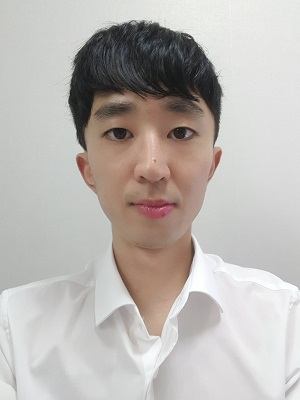
//> input picture pjt2/project1/backend/BeautyGAN/images/300400.jpg, 300 x 400 px, given in place of the camera
$ ./Line   (built with g++ and OpenCV 4)
//> lines starting //> are read from the running program, lines starting //| are printed output that depends on the picture; after the words box and inside, x2 and y2 are one past the last pixel; in counts of white or black regions, pixels touching at a corner belong together
#include <iostream>
#include <opencv2/opencv.hpp>
#include <string>
#include <mutex>

using namespace std;
using namespace cv;

double boundX = 0, boundY = 0;
double area = 0.0;
Point p, p1, p2;

char buf1[100];
char buf2[100];
char buf3[100];
int turn_flag = 0;
Mat gray;

queue<Mat> buffer1;
queue<Mat> buffer2;

mutex mu;

void output() {
	sprintf(buf1, "A:%.1f", area);
  sprintf(buf2, "W:%.1f H:%.1f", boundX, boundY);
	sprintf(buf3, "ANS : %d", turn_flag);
	putText(gray, buf1, p, cv::FONT_HERSHEY_SIMPLEX, 0.4, Scalar(0, 0, 0), 1, 1);
	putText(gray, buf2, p1, cv::FONT_HERSHEY_SIMPLEX, 0.4, Scalar(0, 0, 0), 1, 1);
  putText(gray, buf3, p2, cv::FONT_HERSHEY_SIMPLEX, 0.4, Scalar(0, 0, 0), 1, 1);
}

int main(int argc, char** argv) {

	VideoCapture Vid(0);

	if (!Vid.isOpened()) {
		cout << " break";
		return -1;
	}

	Mat img;
	while (1) {
		Vid >> img;
//> img is the input picture: 400 rows x 300 cols, CV_8UC3; mean B, G, R 178.2, 182, 187.3
    resize(img, img, Size(450, 450));
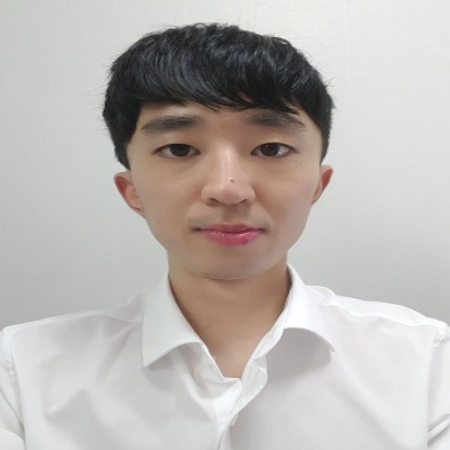
//> img: 450 rows x 450 cols, CV_8UC3; mean B, G, R 178.1, 181.9, 187.2

		cvtColor(img, gray, COLOR_BGR2GRAY);
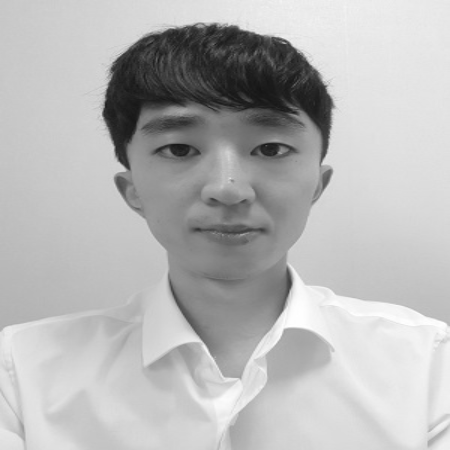
//> gray: 450 rows x 450 cols, CV_8UC1; min 20, max 255, mean 183

		threshold(gray, gray, 153, 255, cv::THRESH_BINARY_INV);
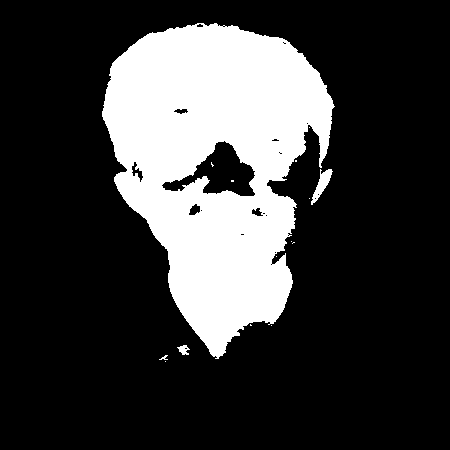
//> gray: 450 rows x 450 cols, CV_8UC1; 23.2% white; 15 white regions (11 under 20 px)
		inRange(gray, Scalar(215, 215, 215), Scalar(255, 255, 255), gray);

		vector<vector<cv::Point>> contours;
		findContours(gray, contours, cv::RETR_EXTERNAL, cv::CHAIN_APPROX_NONE);
//> contours = 13 contours, 10 with area under 20; largest, box (x1, y1, x2, y2) and area: (102, 23, 335, 359) 48744, (311, 169, 333, 205) 254, (177, 345, 190, 355) 60

		vector<Moments> mu(contours.size());
//> mu = 13 items
		vector<Point2d> mc(contours.size());
		vector<Rect> boundRect(contours.size());
		vector<vector<Point>> contours_poly(contours.size());
//> contours_poly = 13 empty contours

		for (int i = 0; i < contours.size(); i++) {
			mu[i] = moments(contours[i], false);
			mc[i] = Point2d(mu[i].m10 / mu[i].m00, mu[i].m01 / mu[i].m00);

			approxPolyDP(Mat(contours[i]), contours_poly[i], 3, true);
			boundRect[i] = boundingRect(Mat(contours_poly[i]));


			// [4 lines of commented-out code are left out]

			area = contourArea(contours[i]);
			boundX = boundRect[i].width;
			boundY = boundRect[i].height;

			if (area > 3) {

				circle(gray, mc[i], 1.5, Scalar(255, 0, 255), -1, 8, 0);
				rectangle(gray, boundRect[i].tl(), boundRect[i].br(), Scalar(0, 0, 0), 1, 8, 0);

				p = mc[i];
				p1 = mc[i];
        p2 = mc[i];
				p.x += 3; p.y += 3;
				p1.x += 3; p1.y += 9;
        p2.x += 3; p2.y += 18;

				char buf1[100];
				char buf2[100];
        char buf3[100];

				if (200 < boundX && boundX < 250) {
					turn_flag = 1;
					output();
				}
				else if ((260 < boundX && boundX < 440)) {
					turn_flag = 2;
					output();
				}
				else if ((450 <= boundX)) {
					turn_flag = 3;
					output();
				}
				else {
					turn_flag = 0;
          output();
				}
			}
		}
//> this loop made 13 passes
//> (area, boundX, boundY, buf1 in output, buf2 in output) on passes 3, 10, 13: (59.5, 12, 10, "A:59.5", "W:12.0 H:10.0"), (253.5, 21, 36, "A:253.5", "W:21.0 H:36.0"), (48744, 233, 336, "A:48744.0", "W:233.0 H:336.0")
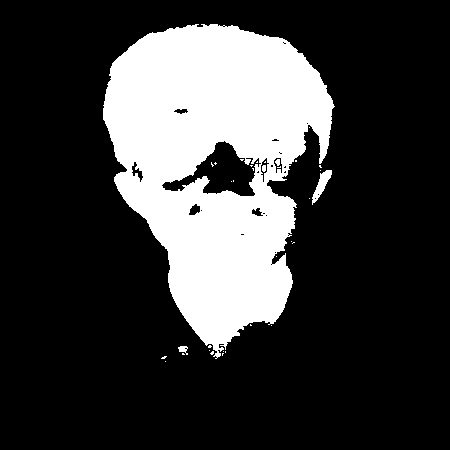
//> gray: 450 rows x 450 cols, CV_8UC1; 23.1% white; 34 white regions (29 under 20 px), largest, box (x1, y1, x2, y2) and area: (103, 24, 335, 359) 46234, (312, 170, 332, 205) 270, (178, 346, 188, 355) 53, (275, 159, 280, 166) 26, (262, 165, 266, 172) 25

		imshow("sadf", gray);

		if (waitKey(1) == 27) {
//> the Esc key is pressed
			break;
		}
	}

	return 0;
}

$ run again, on pjt2/project1/backend/BeautyGAN/images/spring.jpg
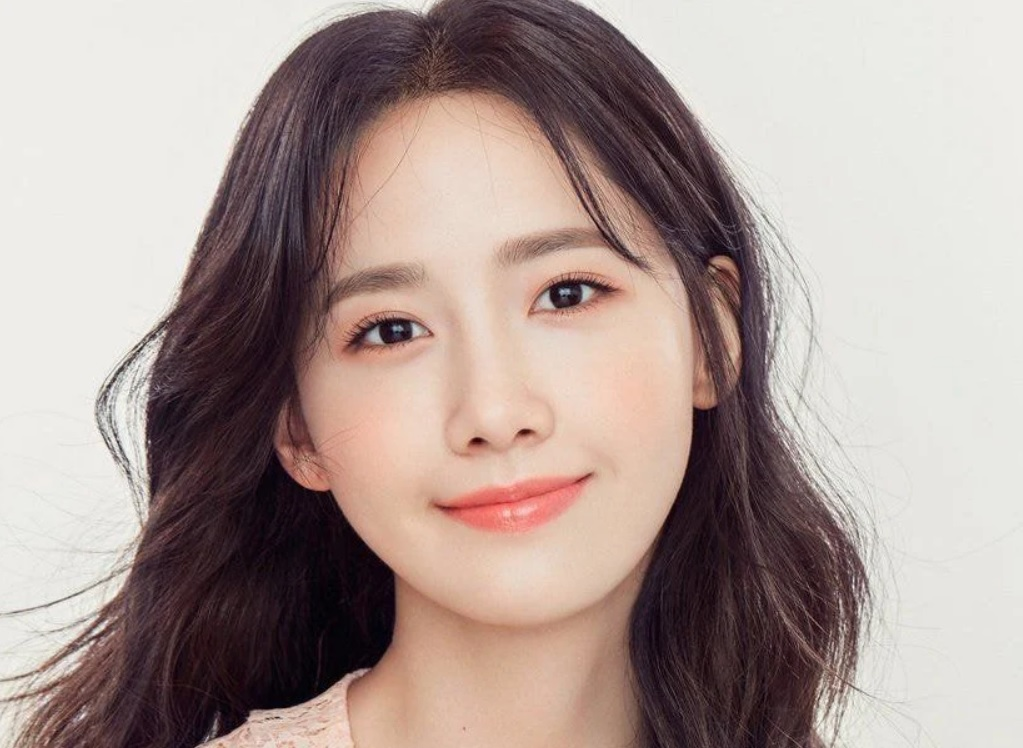
//> input picture pjt2/project1/backend/BeautyGAN/images/spring.jpg, 1023 x 748 px, given in place of the camera
//> img is the input picture: 748 rows x 1023 cols, CV_8UC3; mean B, G, R 150.3, 155.4, 172
//> img: 450 rows x 450 cols, CV_8UC3
//> `threshold(gray, gray, 153, 255, cv::THRESH_BINARY_INV);`:
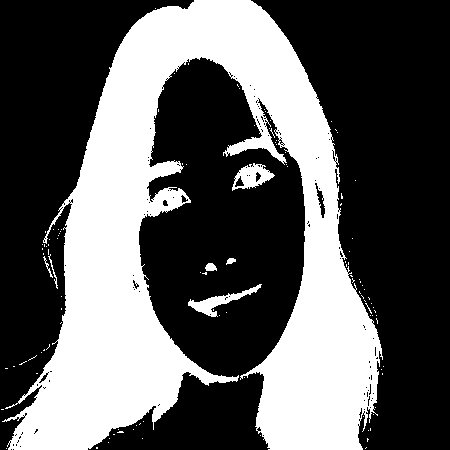
//> gray: 450 rows x 450 cols, CV_8UC1; 36.9% white; 113 white regions (106 under 20 px)
//> contours = 113 contours, 108 with area under 20; largest, box (x1, y1, x2, y2) and area: (2, 0, 383, 450) 71936, (232, 163, 275, 191) 634, (188, 284, 262, 317) 542, (205, 263, 217, 271) 59, (226, 258, 236, 265) 32
//> mu = 113 items
//> `vector<vector<Point>> contours_poly(contours.size());`: contours_poly = 113 empty contours
//> the loop `for (int i = 0; i < contours.size(); i++)` made 113 passes
//> (area, boundX, boundY, buf1 in output, buf2 in output) on passes 54, 62, 65, 92, 113: (542.5, 74, 33, "A:542.5", "W:74.0 H:33.0"), (59, 12, 8, "A:59.0", "W:12.0 H:8.0"), (31.5, 10, 7, "A:31.5", "W:10.0 H:7.0"), (634, 43, 27, "A:634.0", "W:43.0 H:27.0"), (71935.5, 381, 450, "A:71935.5", "W:381.0 H:450.0")
//> after the loop `for (int i = 0; i < contours.size(); i++)`:
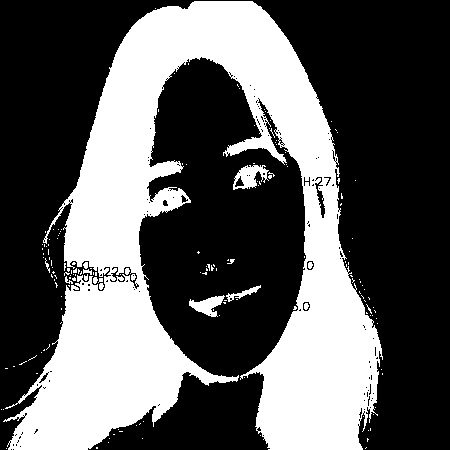
//> gray: 450 rows x 450 cols, CV_8UC1; 36.3% white; 168 white regions (152 under 20 px)
//> after the loop `for (int i = 0; i < contours.size(); i++)`: contours_poly = 113 contours, 109 with area under 20; largest, box (x1, y1, x2, y2) and area: (2, 0, 383, 450) 72685, (232, 164, 275, 191) 653, (188, 284, 262, 317) 480, (205, 263, 217, 271) 32; boundRect = 113 Rects (x, y, width, height), first 8: [6, 448, 1, 1], [366, 447, 1, 1], [96, 447, 1, 1], [108, 442, 1, 1], [367, 438, 1, 1], [142, 438, 1, 1], [109, 438, 1, 1], [260, 435, 1, 1]
